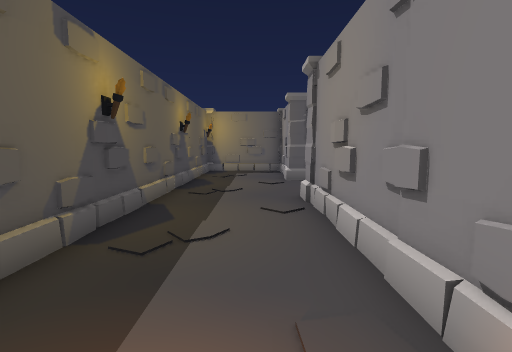
View 1 (above)

16 first-person views from a walk through a Unity game level. The camera is 1.2 m above the floor, tilts 6° down and sees 85° across. The floor is counted in squares, 1 m on a side. Each view is taken from the middle of a square. On the plan, view 1 faces up. The plan holds only what a view shows up to about 13 squares ahead; the rest is blank. The place goes on beyond the plan. Some animated figures are not drawn. Door leaves are left out, so doorways stand open.

View 2
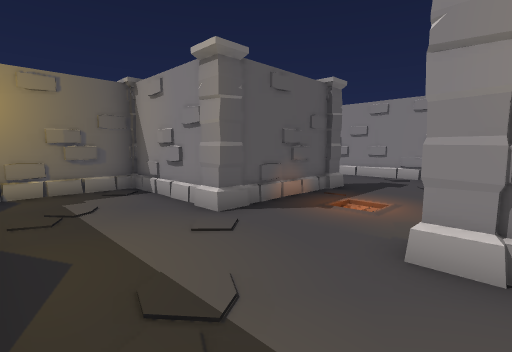

View 3
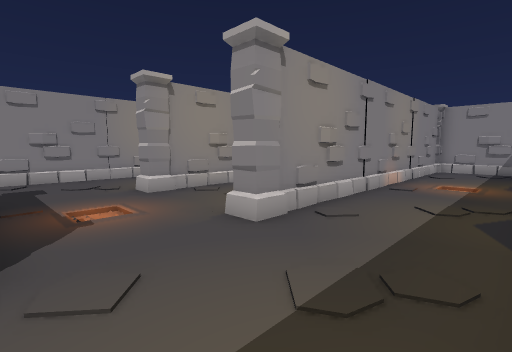

View 4
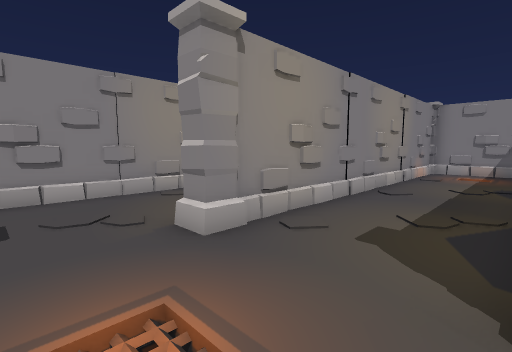

View 5
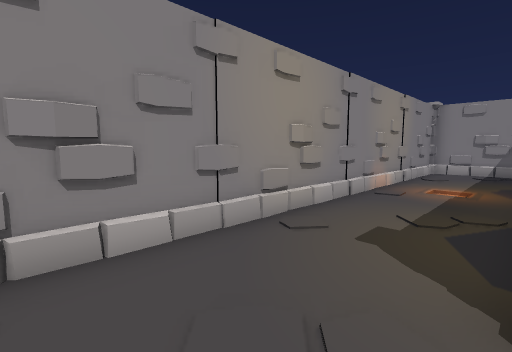

View 6
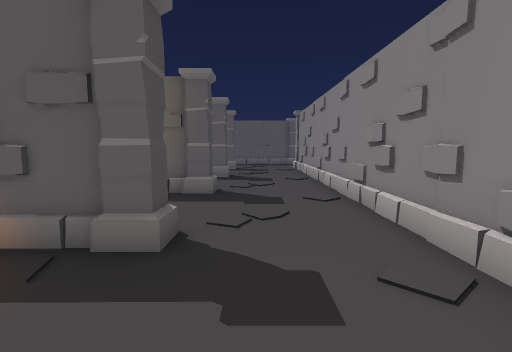

View 7
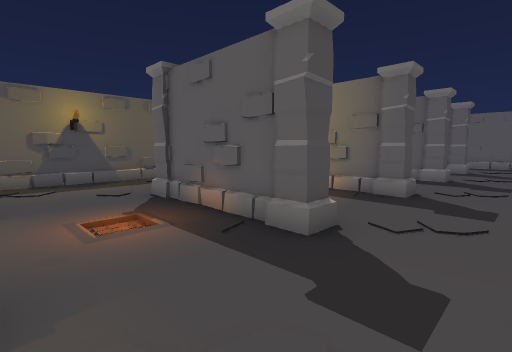

View 8
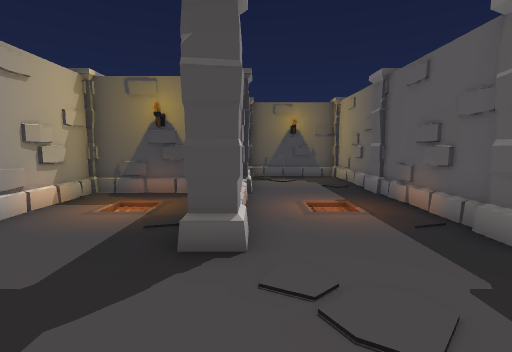

View 9
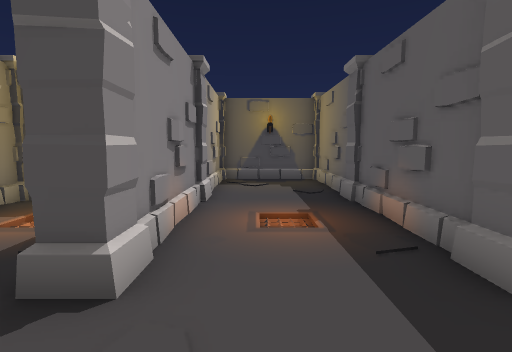

View 10
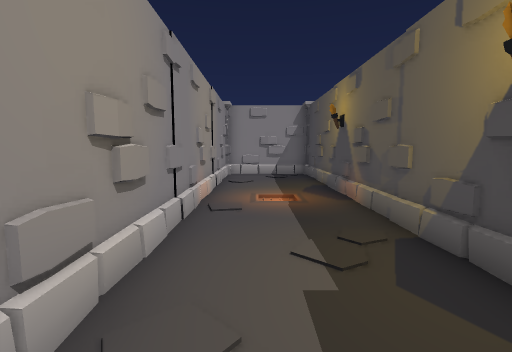

View 11
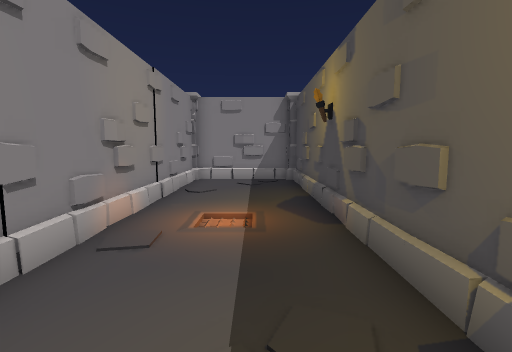

View 12
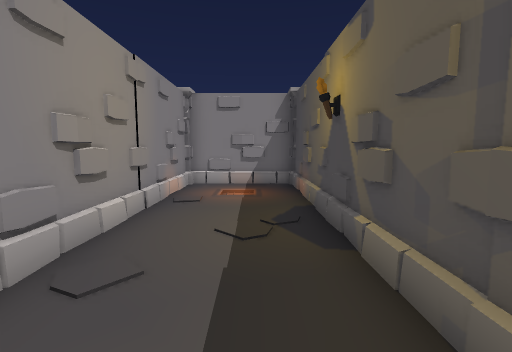

View 13
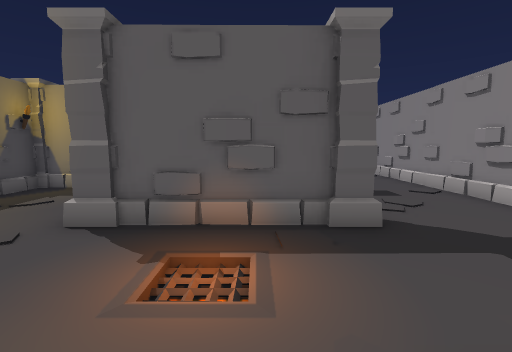

View 14
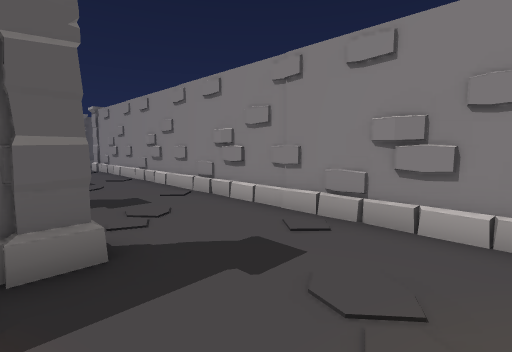

View 15
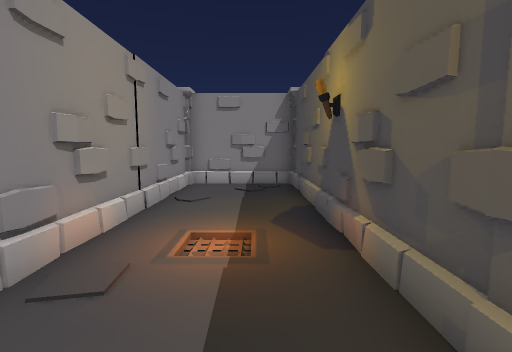

View 16
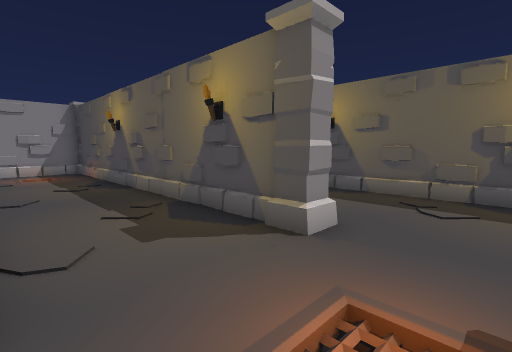

### Floor plan
Key: @ floor where view 1 was taken; # wall or solid block; . floor; / step, stairs or slope; P pillar.
Columns run from 3 left of view 1 to 10 right of it. Each row starts with its distance up from view 1.
 19          P...#
 18 ####P####P...#
 17 #............#
 16 #............#
 15 #....P#..P...#
 14 #########P...#
 13 #....#.......#
 12 #....#.......#
 11 #....##..P...#
 10 #...P####P...#
  9 #............#
  8 #............#
  7 #....P...P...#
  6 #....#...#...#
  5 #....#...#...#
  4 #.../#...#../#
  3 #.../#...#../#
  2 #.../#...#../#
  1 #.//.#...#//.#
  0 #./@/#../#///#
 -1 #.../#../#../#
 -2 #.../#../#../#
 -3 #....#//.#...#
 -4 #....#///#...#
 -5 P....#../#...#
 -6 P###########P

Where each view was taken, in squares from view 1:
view 1: 0 up, 0 right, facing up
view 2: 6 up, 2 left, facing up-right
view 3: 10 up, 2 left, facing down-right
view 4: 9 up, 2 right, facing down-right
view 5: 9 up, 6 right, facing down-right
view 6: 7 up, 7 right, facing up
view 7: 7 up, 8 right, facing up-left
view 8: 15 up, 9 right, facing left
view 9: 16 up, 8 right, facing left
view 10: 7 up, 8 right, facing down
view 11: 5 up, 1 left, facing down
view 12: 4 up, 3 right, facing down
view 13: 6 up, 4 right, facing up
view 14: 7 up, 5 right, facing up-right
view 15: 4 up, 7 right, facing down
view 16: 9 up, 5 right, facing down-left
